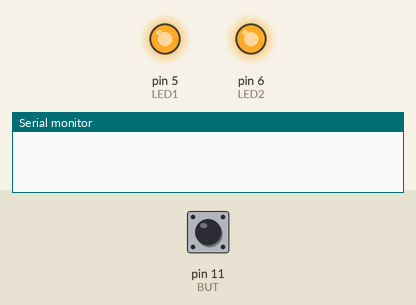
Bench run of a sketch on a simulated Arduino Uno, built with avr-gcc and run on an emulated ATmega328P. On the bench: output pins drawn as LEDs (lit = HIGH), the last lines printed to the serial monitor. The inputs (shaded band) are chosen by the test bench; at power-on: pin 11 (BUT) HIGH. Random numbers use the default seed unless the sketch sets one.

Above: at 2.6 s.
2.7 s: pin 11 (BUT) pulled LOW for 0.15 s
At 3.9 s:
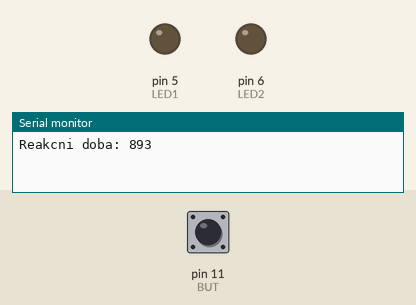
Timing chart, 0 to 8.4 s (numbered marks = the images above; inputs shaded):
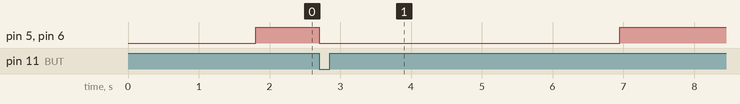

Measured:
- after the input at 2.7 s, pin 5 (LED1), pin 6 (LED2): HIGH → LOW at once, → HIGH 4.2 s later

The sketch:

osmicka.ino
```cpp
const int LED1 = 5;
const int LED2 = 6;
const int BUT = 11;
long T;
long Tr;
long T2;

void setup() {
  pinMode(LED1, OUTPUT);
  pinMode(LED2, OUTPUT);
  pinMode(BUT, INPUT_PULLUP);
  Serial.begin(9600);
}

void loop() {
  Tr = random(1000, 5000);
  delay(Tr);
  digitalWrite(LED1, HIGH);
  digitalWrite(LED2, HIGH);
  T = millis();
  while (digitalRead(BUT) == HIGH) {}
  T2 = millis();
  Serial.println("Reakcni doba: " + String(T2 - T));
  digitalWrite(LED1, LOW);
  digitalWrite(LED2, LOW);
}
```
